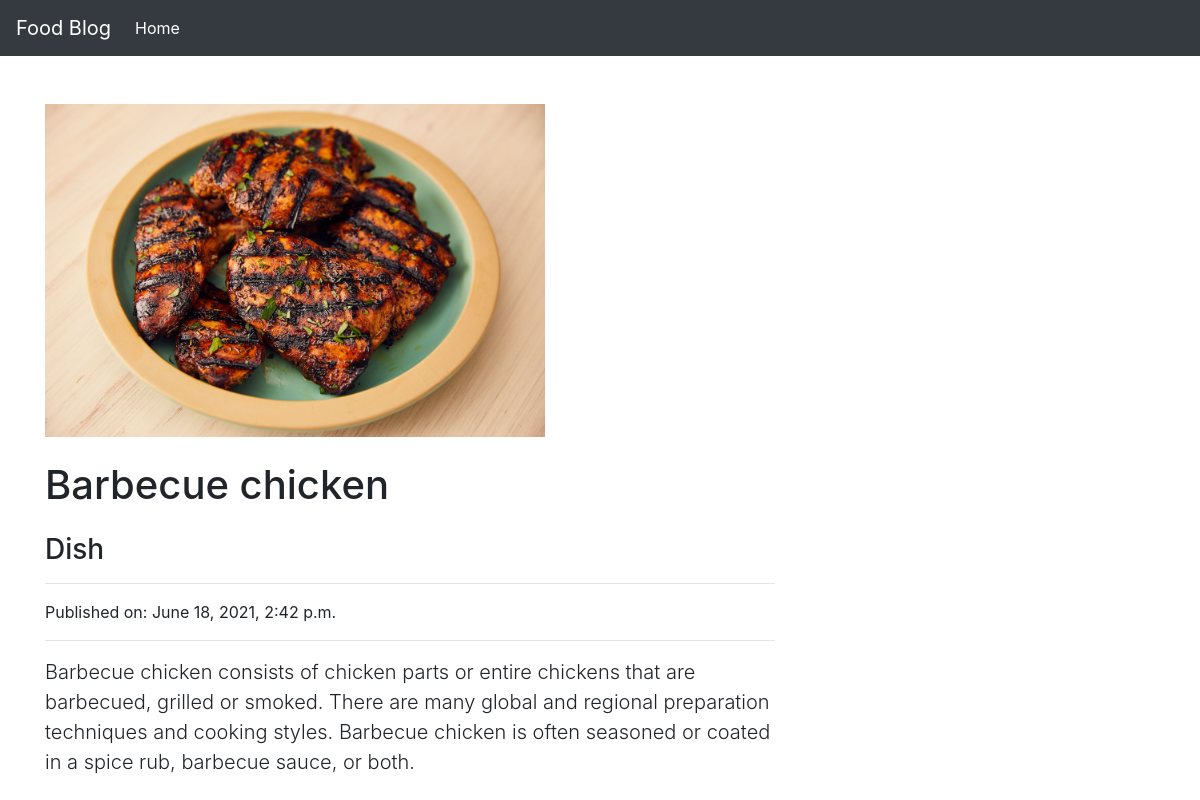
Screenshot of /blog/bc with the database file from the repository.
### blog/models.py (models this page shows, shortened)
class BlogPost(models.Model):
    title = models.CharField(max_length=120, null=True, blank=False)
    subtitle = models.CharField(max_length=180, null=True, blank=False)
    slug = models.SlugField(unique=True, null=True, blank=False)
    body = models.TextField()
    image = models.ImageField(upload_to='uploads/', null=False, default=None)
    created_at = models.DateTimeField(auto_now_add=True, null=False)
    updated_at = models.DateTimeField(auto_now=True, null=False)

### blog/views.py (the view)
# urls.py: path('<str:slug>', views.read_article),
def read_article(request, slug):
    obj = get_object_or_404(BlogPost, slug=slug)
    template_name = "read_article.html"
    context = {'object': obj}
    return render(request, template_name, context)

### templates/read_article.html (shortened to what this page needs)
{% extends "base.html" %}
{% block page_content %}
    <div class="container">
        <div class="row">
        <div class="col-lg-8">
            <div class="mt-5">
                <img width="500px" src="{{ object.image.url }}" alt="">
            </div>
            <h1 class="mt-4">{{object.title}}</h1>
            <h3 class="mt-4">{{object.subtitle}}</h1>
            <hr>
            <p>Published on: {{object.created_at}}</p>
            <hr>
            <p class="lead">{{object.body}}</p>
        </div>
        </div>
    </div>
{% endblock %}

### rows the page displays
BlogPost: image (picture), title "Barbecue chicken", subtitle "Dish", created_at "June 18, 2021, 2:42 p.m.", body "Barbecue chicken consists of chicken parts or entire chickens that are barbecued, grilled or smoked. There are many global and regional preparation techniques and cooking styles. Barbecue chicken is often seasoned or coated in a spice rub, barbecue sauce, or both."
